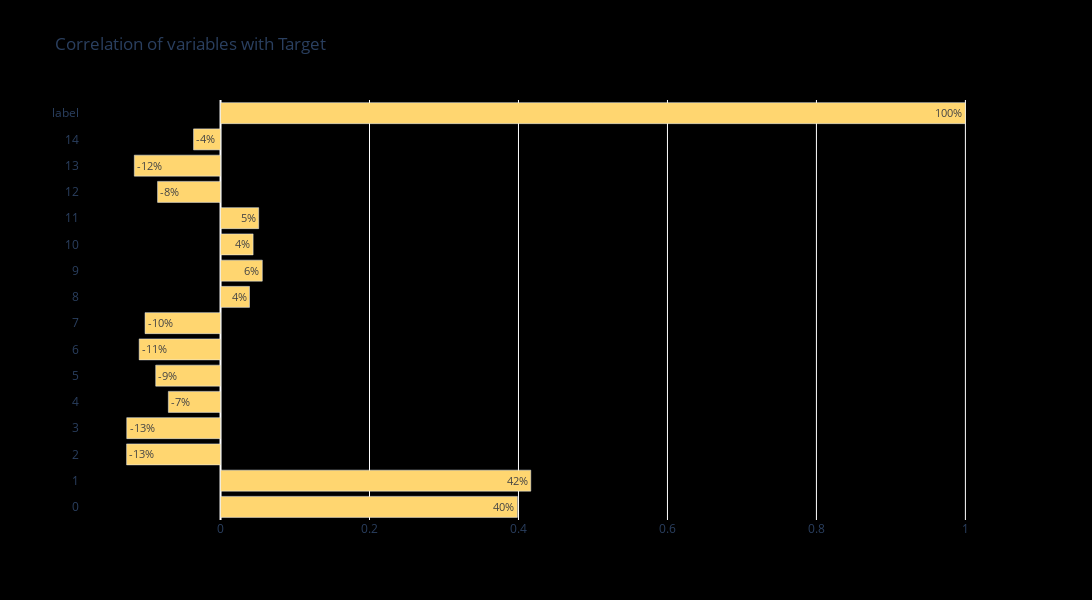

Notebook code for this chart:
### Code cell
palette = cycle(["#ffd670","#70d6ff","#ff4d6d","#8338ec","#90cf8e"])
targ = df_feat.corrwith(df_feat['label'], axis=0)
val = [str(round(v * 100)) + '%' for v in targ.values]
fig = go.Figure()
fig.add_trace(go.Bar(y=targ.index, x= targ.values, orientation='h',
                     text = val, marker_color = next(palette)))
fig.update_layout(title = "Correlation of variables with Target", 
                  width = 1200, height = 600,
                  paper_bgcolor='rgb(0,0,0,0)',plot_bgcolor='rgb(0,0,0,0)')

### Figure 1 — Plotly figure (JSON) as saved in the notebook; plotly's stock layout.template omitted (floating-point values rounded to 4 significant figures)
{"data": [{"marker": {"color": "#ffd670"}, "orientation": "h", "text": ["40%", "42%", "-13%", "-13%", "-7%", "-9%", "-11%", "-10%", "4%", "6%", "4%", "5%", "-8%", "-12%", "-4%", "100%"], "type": "bar", "x": [0.3985, 0.4165, -0.1261, -0.1259, -0.07008, -0.08703, -0.1092, -0.1014, 0.03888, 0.05607, 0.04372, 0.0512, -0.08454, -0.1157, -0.03623, 1], "y": ["0", "1", "2", "3", "4", "5", "6", "7", "8", "9", "10", "11", "12", "13", "14", "label"]}], "layout": {"height": 600, "paper_bgcolor": "rgb(0,0,0,0)", "plot_bgcolor": "rgb(0,0,0,0)", "title": {"text": "Correlation of variables with Target"}, "width": 1200, "xaxis": {"autorange": true, "range": [-0.1887, 1.063], "type": "linear"}, "yaxis": {"autorange": true, "range": [-0.5, 15.5], "type": "category"}}}
